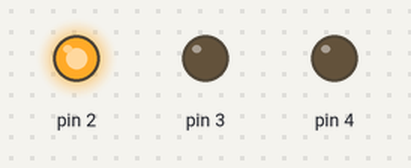
Simulated run of this sketch. Board: Arduino Uno, built with avr-gcc and run on an emulated ATmega328P. Parts: output pins drawn as LEDs (lit = HIGH).

Above: at 0.05 s.
At 0.55 s:
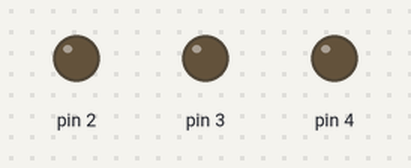
At 1.45 s:
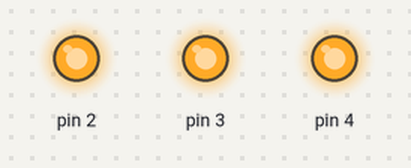
At 2.75 s:
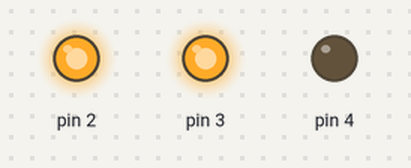
Timing chart, 0 to 3.0 s (numbered marks = the images above):
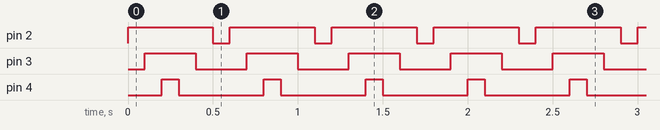

The sketch:

2-11-21_Arduino_Blinking_LED_using_For.ino
```cpp
// Inisialisasi pin Arduino yang akan digunakan
int lampuMerah = 2, lampuKuning = 3, lampuHijau = 4;

// Deklarasi variabel
int nilai;

void setup() {
  // Deklarasi Input/Output Arduino dengan perulangan (for)
  for(nilai = 2; nilai <= 4; nilai++){
    pinMode(nilai, OUTPUT);
  }
}

void loop() {
  // Perulangan agar LED 2 hingga 4 menyala secara berurutan
  for(nilai = 2; nilai <= 4; nilai++){
    digitalWrite(nilai, HIGH);
    delay(100);
  }
  // Perulangan agar LED 4 hingga 2 mati secara berurutan
  for(nilai = 4; nilai >= 2; nilai--){
    digitalWrite(nilai, LOW);
    delay(100);
  }
}
```

Measured:
- by itself, pin 2: alternates HIGH for 0.50 s and LOW for 0.10 s
- by itself, pin 3: alternates HIGH for 0.30 s and LOW for 0.30 s
- by itself, pin 4: alternates HIGH for 0.10 s and LOW for 0.50 s
